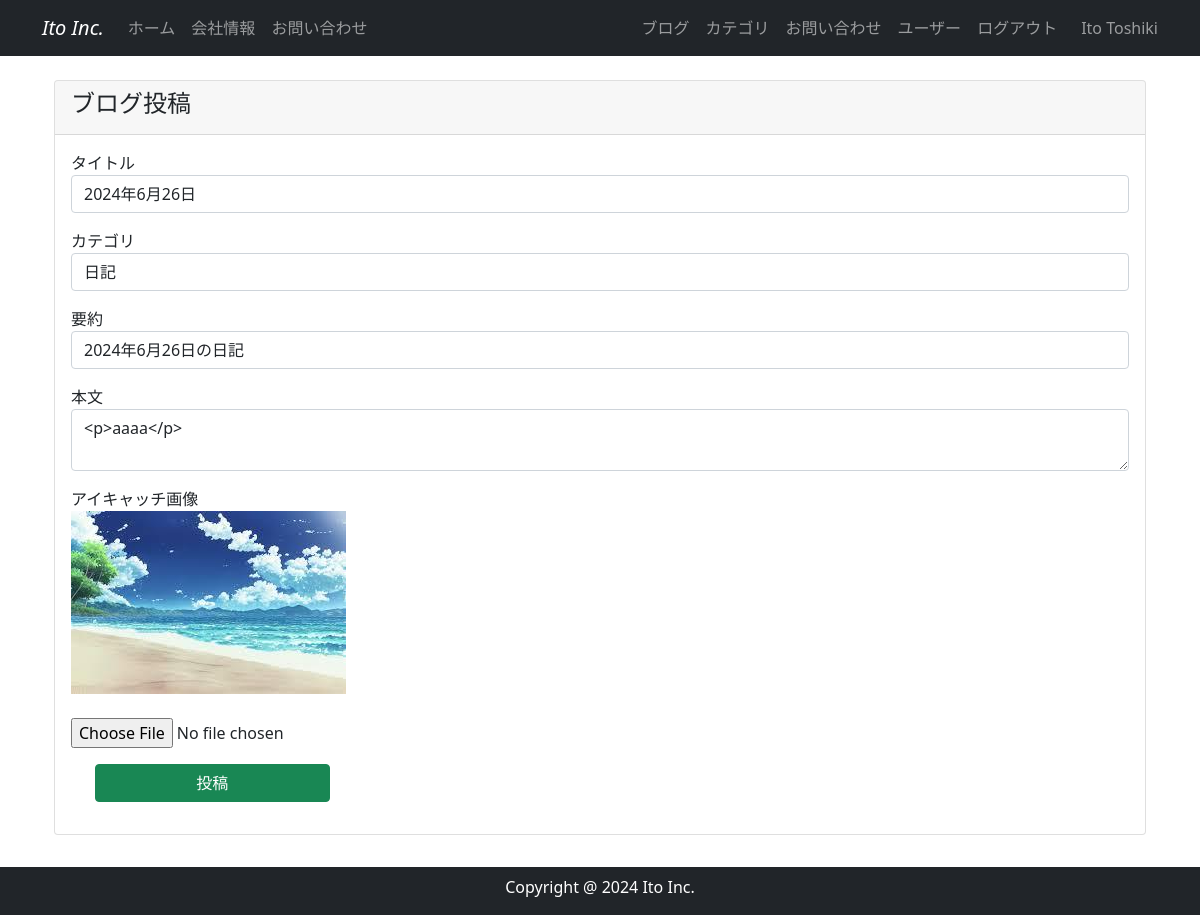
Screenshot of /1/update_post (signed in) with the database file from the repository.
### company_blog/models.py (models this page shows, shortened)
class User(db.Model, UserMixin):
    __tablename__ = 'users'
    id = db.Column(db.Integer, primary_key = True)
    email = db.Column(db.String(64), unique=True, index=True)
    username = db.Column(db.String(64), unique=True, index=True)
    password_hash = db.Column(db.String(128))
    administrator = db.Column(db.String(1))
    post = db.relationship('BlogPost', backref='author', lazy='dynamic')
    @property
    def password(self):
        raise AttributeError('password is not a readable attribute')

class BlogPost(db.Model):
    __tablename__ = 'blog_post'
    id = db.Column(db.Integer, primary_key=True)
    user_id = db.Column(db.Integer, db.ForeignKey('users.id'))
    category_id = db.Column(db.Integer, db.ForeignKey('blog_category.id'))
    date = db.Column(db.DateTime, default=datetime.now(timezone('Asia/Tokyo')))
    title = db.Column(db.String(140))
    text = db.Column(db.Text)
    summary = db.Column(db.String(140))
    featured_image = db.Column(db.String(140))

### company_blog/main/views.py (the view)
@main.route('/<int:blog_post_id>/update_post', methods=['GET', 'POST'])
@login_required
def update_post(blog_post_id):
    blog_post = BlogPost.query.get_or_404(blog_post_id)
    if blog_post.author != current_user:
        abort(403)
    form = BlogPostForm()
    if form.validate_on_submit():
        blog_post.title = form.title.data
        if form.picture.data:
            blog_post.featured_image = add_featured_image(form.picture.data)
        blog_post.text = form.text.data
        blog_post.summary = form.summary.data
        blog_post.category_id = form.category.data
        db.session.commit()
        flash('ブログ投稿が更新されました')
        return redirect(url_for('main.blog_post', blog_post_id=blog_post.id))
    elif request.method == 'GET':
        form.title.data = blog_post.title
        form.picture.data = blog_post.featured_image
        form.text.data = blog_post.text
        form.summary.data = blog_post.summary
        form.category.data = blog_post.category_id
    return render_template('create_post.html', form=form)

### company_blog/main/forms.py
class BlogPostForm(FlaskForm):
    title = StringField('タイトル', validators=[DataRequired()])
    category = SelectField('カテゴリ', coerce=int)
    summary = StringField('要約', validators=[DataRequired()])
    text = TextAreaField('本文', validators=[DataRequired()])
    picture = FileField('アイキャッチ画像', validators=[FileAllowed(['jpg', 'png'])])
    submit = SubmitField('投稿')
    def _set_category(self):
        blog_categories = BlogCategory.query.all()
        self.category.choices = [(blog_category.id, blog_category.category) for blog_category in blog_categories]
    def __init__(self, *args, **kwargs):
        super().__init__(*args, **kwargs)
        self._set_category()

### company_blog/__init__.py (called while the page is built)
@event.listens_for(Engine, "connect")
def set_sqlite_pragma(dbapi_connection, connection_record):
    cursor = dbapi_connection.cursor()
    cursor.execute("PRAGMA foreign_keys=ON")
    cursor.close()

### company_blog/models.py (called while the page is built)
@login_manager.user_loader
def load_user(user_id):
    return User.query.get(user_id)

### company_blog/templates/create_post.html (shortened to what this page needs)
{% extends "base.html" %}
{% block content %}
<section id="blog_post">
    <div class="container my-3">
        <div class="row">
            <div class="col">
                <div class="card">
                    <div class="card-header">
                        <h4>ブログ投稿</h4>
                    </div>
                    <div class="card-body">
                        <form method="POST" enctype="multipart/form-data">
                            <div class="mb-3">
                                {{ form.title.label(class="form-control-label") }}
                                {{ render_field(form.title, class="form-control") }}
                            </div>
                            <div class="mb-3">
                                {{ form.category.label(class="form-control-label") }}
                                {{ render_field(form.category, class="form-control") }}
                            </div>
                            <div class="mb-3">
                                {{ form.summary.label(class="form-control-label") }}
                                {{ render_field(form.summary, class="form-control") }}
                            </div>
                            <div class="mb-3">
                                {{ form.text.label(class="form-control-label") }}
                                {{ render_field(form.text, class="form-control form-contorl-lg") }}
                            </div>
                            <div class="mb-3">
                                {{ form.picture.label(class="form-control-label") }}
                                <br>
                                {% if form.picture.data %}
                                <div style="text-align: left;">
                                    <img src="{{ url_for('static', filename='featured_image/' + form.picture.data) }}">
                                </div>
                                {% endif %}
                                <br>
                                {{ render_field(form.picture, class="form-control-file") }}
                            </div>
                            <div class="container mb-3">
                                <div class="row">
                                    <div class="col-md-3">
                                        {{ form.submit(class="btn btn-success w-100") }}
                                    </div>
                                </div>
                            </div>
                        </form>
                    </div>
                </div>
            </div>
        </div>
    </div>
</section>
{% endblock %}

### company_blog/templates/base.html (shortened to what this page needs)
<!DOCTYPE html>
<html lang="en">
<head>
  <link href="https://cdn.jsdelivr.net/npm/bootstrap@5.0.2/dist/css/bootstrap.min.css" rel="stylesheet"
>
</head>
<body>
  <nav class="navbar navbar-expand-lg navbar-dark bg-dark fixed-top">
    <div class="container">
      <a class="navbar-brand fst-italic" href="{{ url_for('main.index') }}">Ito Inc.</a>
      <div class="collapse navbar-collapse" id="navbarNav">
        <ul class="navbar-nav">
          <li class="nav-item">
            <a class="nav-link {% if request.endpoint == 'main.index' %}active{% endif %}"
              href="{{ url_for('main.index') }}">ホーム</a>
          </li>
          <li class="nav-item">
            <a class="nav-link {% if request.endpoint == 'main.info' %}active{% endif %}"
              href="{{ url_for('main.info') }}">会社情報</a>
          </li>
          <li class="nav-item">
            <a class="nav-link {% if request.endpoint == 'main.inquiry' %}active{% endif %}"
              href="{{ url_for('main.inquiry') }}">お問い合わせ</a>
          </li>
        </ul>
        <br>
        <ul class="navbar-nav ms-auto">
          {% if current_user.is_authenticated %}
          <li class="nav-item">
            <a class="nav-link {% if request.endpoint == 'main.blog_maintenance' %}active{% endif %}"
              href="{{ url_for('main.blog_maintenance') }}">ブログ</a>
          </li>
          <li class="nav-item">
            <a class="nav-link {% if request.endpoint == 'main.category_maintenance' %}active{% endif %}"
              href="{{ url_for('main.category_maintenance') }}">カテゴリ</a>
          </li>
          <li class="nav-item">
            <a class="nav-link {% if request.endpoint == 'main.inquiry_maintenance' %}active{% endif %}"
              href="{{ url_for('main.inquiry_maintenance') }}">お問い合わせ</a>
          </li>
          <li class="nav-item">
            <a class="nav-link {% if request.endpoint == 'users.user_maintenance' %}active{% endif %}"
              href="{{url_for('users.user_maintenance')}}">ユーザー</a>
          </li>
          <li class="nav-item">
            <a class="nav-link" href="{{ url_for('users.logout') }}">ログアウト</a>
          </li>
          <span class="navbar-text ms-3">
            {{ current_user.username | truncate(10) }}
          </span>
          {% endif %}
        </ul>
      </div>
    </div>
  </nav>
  {% from "_formhelpers.html" import render_field %}
  <div class="container" style="padding-top: 4rem; padding-bottom: 4rem;">
    {% block content %}
    {% endblock %}
  </div>
  <footer id="footer" class="footer text-center pt-2 bg-dark fixed-bottom">
    <div class="container">
      <div class="row">
        <div class="col text-white">
          <p>Copyright @ 2024 Ito Inc.</p>
        </div>
      </div>
    </div>
  </footer>
</body>
</html>

### company_blog/templates/_formhelpers.html (shortened to what this page needs)
{% macro render_field(field) %}
{{ field(**kwargs)|safe }}
{% endmacro %}

### rows the page displays
User: username "Ito Toshiki"
BlogPost: title "2024年6月26日", category "日記", summary "2024年6月26日の日記", text "<p>aaaa</p>", featured_image (picture)
